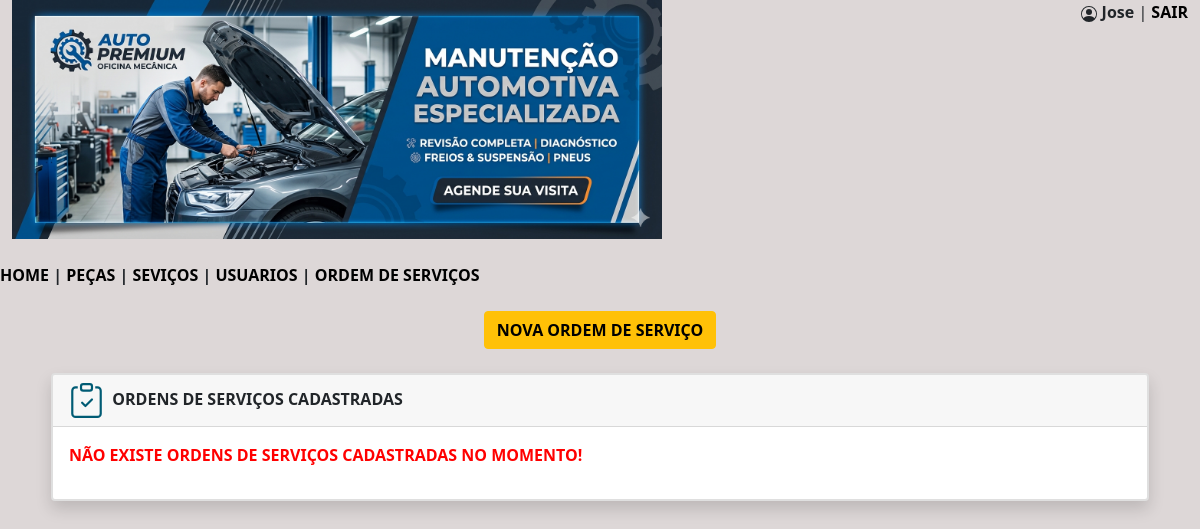
The page /mecanica/ordens.php (signed in) on the database as committed earlier.
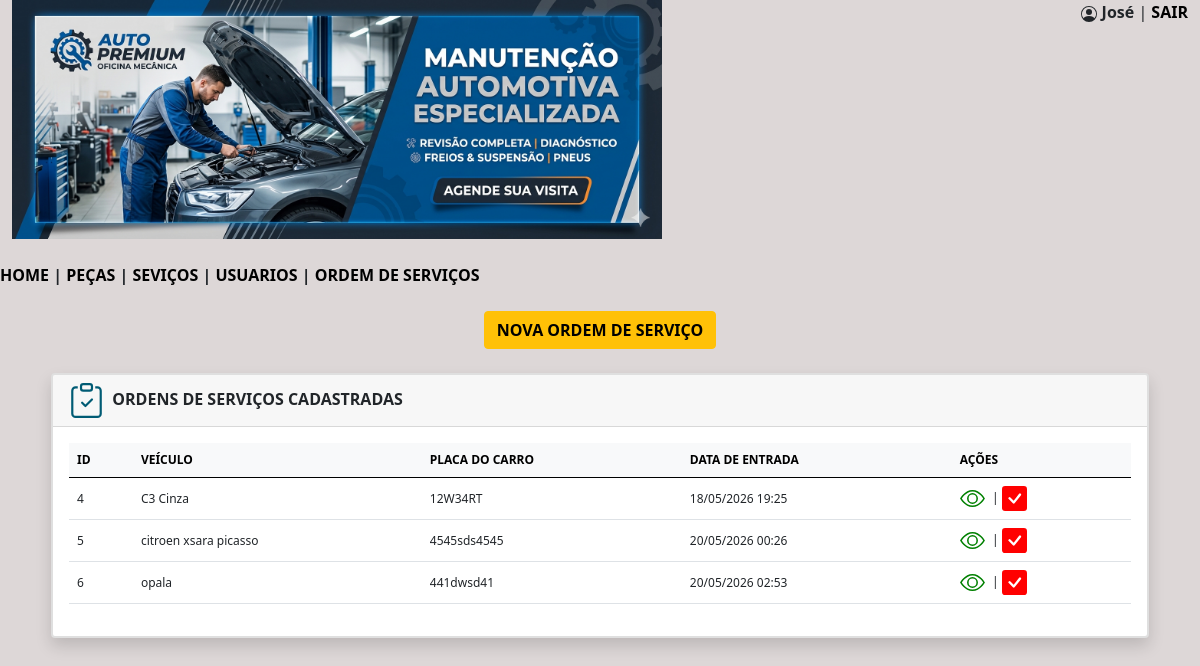
The same page on the database as committed later.
### tables this page shows
CREATE TABLE `ordens` (
  `id` int(11) NOT NULL,
  `nome_cliente` varchar(180) NOT NULL,
  `cpf` varchar(25) NOT NULL,
  `veiculo` varchar(100) NOT NULL,
  `placa` varchar(15) NOT NULL,
  `data_entrada` datetime NOT NULL,
  `data_saida` datetime NOT NULL,
  `status` tinyint(1) NOT NULL
);

### mecanica/ordens.php (the view, shortened to what the changed rows need)
<!DOCTYPE html>
<html lang="pt-br">
    <head>
        <link href="https://cdn.jsdelivr.net/npm/bootstrap@5.0.2/dist/css/bootstrap.min.css" rel="stylesheet">
    </head>
    <body>
        <div class="container-fluid">
            <?php
                echo "<div class='header'>";
                if (isset($_SESSION['nome'])) {
                    $nome = $_SESSION['nome'];
                    echo "<svg xmlns='http://www.w3.org/2000/svg' width='16' height='16' fill='currentColor' class='bi bi-person-circle' viewBox='0 0 16 16'>
                        <path d='M11 6a3 3 0 1 1-6 0 3 3 0 0 1 6 0'/>
                        <path fill-rule='evenodd' d='M0 8a8 8 0 1 1 16 0A8 8 0 0 1 0 8m8-7a7 7 0 0 0-5.468 11.37C3.242 11.226 4.805 10 8 10s4.757 1.225 5.468 2.37A7 7 0 0 0 8 1'/>
                        </svg>&nbsp;<b>".$nome."</b> | <a href='sair.php' style='color: black; text-decoration: none; font-weight: bold;'>SAIR</a>";
                }
                echo "</div>";
            ?>
        </div>
        <br/>
        <br/>
        <br/>
        <div class="row justify-content-center">
            <div class="col-md-11 mb-4">
                <div class="card shadow border-2">
                    <div class="card-body">
                        <?php
                            include 'conecta.php';
                            $sql = "SELECT id, veiculo, placa, DATE_FORMAT(data_entrada, '%d/%m/%Y %H:%i') AS data_fentrada FROM ordens WHERE status = 0 ORDER BY data_entrada";
                            $consulta = $pdo->query($sql);
                            $listaordens = $consulta->fetchAll(PDO::FETCH_ASSOC);
                            if (count($listaordens) > 0) {
                                echo "<table class='table table-hover align-middle'>";
                                echo "<thead class='table-light'>
                                        <tr>
                                            <th>ID</th>
                                            <th>VEÍCULO</th>
                                            <th>PLACA DO CARRO</th>
                                            <th>DATA DE ENTRADA</th>
                                            <th>AÇÕES</th>
                                        </tr>
                                    </thead>";
                                echo "<tbody>";
                                foreach ($listaordens as $item) {
                                    $id = $item['id'];
                                    echo "<tr>";
                                        echo "<td>".htmlspecialchars($item['id'])."</td>";
                                        echo "<td>".htmlspecialchars($item['veiculo'])."</td>";
                                        echo "<td>".htmlspecialchars($item['placa'])."</td>";
                                        echo "<td>".htmlspecialchars($item['data_fentrada'])."</td>";
                                        echo "<td><a href='#' data-bs-toggle='modal' data-bs-target='#modalVisualizar' data-id='$id' title='Visualizar Ordem' class='me-1'><svg xmlns='http://www.w3.org/2000/svg' width='25' height='25' fill='green' class='bi bi-eye' viewBox='0 0 16 16'>
                                            <path d='M16 8s-3-5.5-8-5.5S0 8 0 8s3 5.5 8 5.5S16 8 16 8M1.173 8a13 13 0 0 1 1.66-2.043C4.12 4.668 5.88 3.5 8 3.5s3.879 1.168 5.168 2.457A13 13 0 0 1 14.828 8q-.086.13-.195.288c-.335.48-.83 1.12-1.465 1.755C11.879 11.332 10.119 12.5 8 12.5s-3.879-1.168-5.168-2.457A13 13 0 0 1 1.172 8z'/>
                                            <path d='M8 5.5a2.5 2.5 0 1 0 0 5 2.5 2.5 0 0 0 0-5M4.5 8a3.5 3.5 0 1 1 7 0 3.5 3.5 0 0 1-7 0'/>
                                            </svg></a> | <a href='fechar_ordem.php?id=$id' title='Fechar Ordem'><svg xmlns='http://www.w3.org/2000/svg' width='25' height='25' fill='red' class='bi bi-check-square-fill' viewBox='0 0 16 16'>
                                            <path d='M2 0a2 2 0 0 0-2 2v12a2 2 0 0 0 2 2h12a2 2 0 0 0 2-2V2a2 2 0 0 0-2-2zm10.03 4.97a.75.75 0 0 1 .011 1.05l-3.992 4.99a.75.75 0 0 1-1.08.02L4.324 8.384a.75.75 0 1 1 1.06-1.06l2.094 2.093 3.473-4.425a.75.75 0 0 1 1.08-.022z'/>
                                            </svg></a>";
                                    echo "</tr>";
                                }
                                echo "</tbody>";
                                echo "</table>";
                            }
                            else {
                                echo "<p><font color='red'><b>NÃO EXISTE ORDENS DE SERVIÇOS CADASTRADAS NO MOMENTO!</b></font></p>";
                            }
                        ?>
                    </div>
                </div>
            </div>
        </div>
    </body>
</html>

Rows that differ between the two databases and show on the page:
added ordens: id "4", veiculo "C3 Cinza", placa "12W34RT", data_fentrada "18/05/2026 19:25"
added ordens: id "5", veiculo "citroen xsara picasso", placa "4545sds4545", data_fentrada "20/05/2026 00:26"
added ordens: id "6", veiculo "opala", placa "441dwsd41", data_fentrada "20/05/2026 02:53"
Other text that changed with them:
$nome: "Jose" → "José"
text no longer shown: "NÃO EXISTE ORDENS DE SERVIÇOS CADASTRADAS NO MOMENTO!"
text now shown: "ID VEÍCULO PLACA DO CARRO DATA DE ENTRADA AÇÕES"
